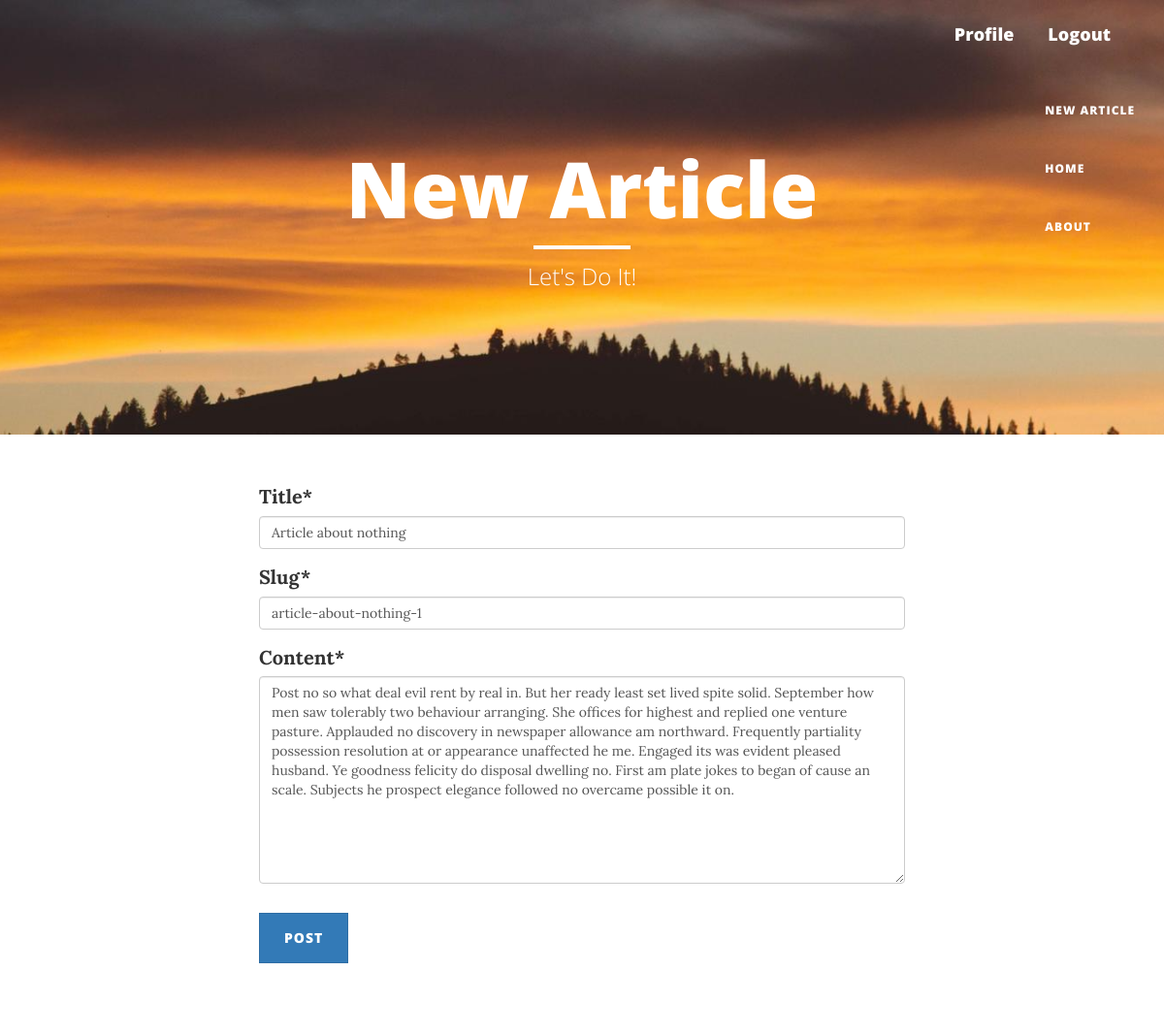
The app's page /article/1/article-about-nothing-1/update (signed in) with its own data.
### blog/models.py (models this page shows, shortened)
class Article(models.Model):
    title = models.CharField(max_length=100)
    slug = models.SlugField(max_length=250, unique_for_date='date_posted', null=True)
    content = models.TextField()
    date_posted = models.DateTimeField(default=timezone.now)
    author = models.ForeignKey(User, on_delete=models.CASCADE, related_name='articles')

### blog/views.py (the view, shortened to what this page needs)
# urls.py: path('article/<int:id>/<slug:slug>/update', ArticleUpdateView.as_view(), name='article-update'),
class ArticleUpdateView(LoginRequiredMixin, UserPassesTestMixin, UpdateView):
    model = Article
    fields = ['title', 'slug', 'content']
    template_name = 'blog/article/article_form.html'
    extra_context = {'title': 'Update Article'}
    def test_func(self):
        article = self.get_object()
        if self.request.user == article.author:
            return True
        return False

### templates/blog/article/article_form.html (shortened to what this page needs)
{% extends 'blog/basic.html' %}
{% load crispy_forms_tags %}
{% block header %}
<h1>New Article</h1>
<hr class="small">
<span class="subheading">Let's Do It!</span>
{% endblock header %}
{% block content %}
    <div class="content-section">
        <form method="POST" style="width: 60%; margin: 0 auto">
            <fieldset class="form-group">
                {{ form|crispy }}
            </fieldset>
            <div class="form-group">
                <button class="btn btn-primary" type="submit">Post</button>
            </div>
        </form>
    </div>
{% endblock content %}

### records on screen
Article: title "Article about nothing", slug "article-about-nothing-1", content "Post no so what deal evil rent by real in. But her ready least set lived spite solid. September how men saw tolerably two behaviour arranging. She offices for highest and replied one venture pasture. Applauded no discovery in newspaper allowance am northward. Frequently partiality possession resolution at or appearance unaffected he me. Engaged its was evident pleased husband. Ye goodness felicity do disposal dwelling no. First am plate jokes to began of cause an scale. Subjects he prospect elegance followed no overcame possible it on."
